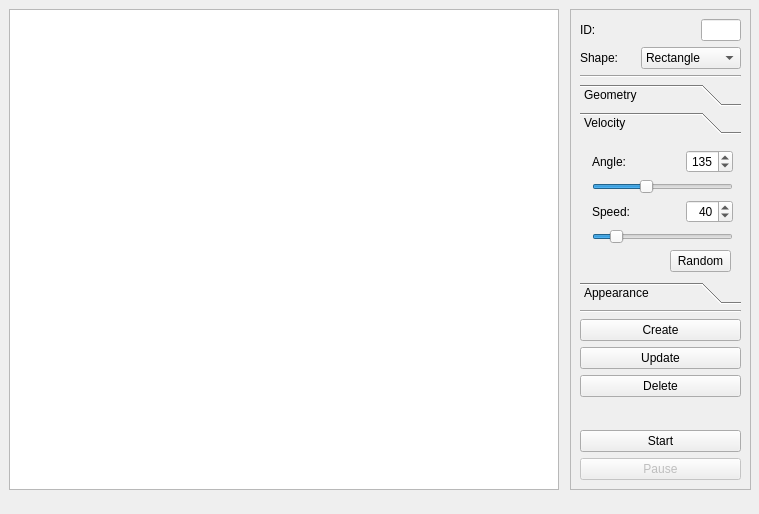
<?xml version="1.0" encoding="UTF-8"?>
<ui version="4.0">
 <class>MainWindow</class>
 <widget class="QMainWindow" name="MainWindow">
  <property name="enabled">
   <bool>true</bool>
  </property>
  <property name="geometry">
   <rect>
    <x>0</x>
    <y>0</y>
    <width>759</width>
    <height>514</height>
   </rect>
  </property>
  <property name="windowTitle">
   <string>MainWindow</string>
  </property>
  <widget class="QWidget" name="centralwidget">
   <widget class="CustomQGraphicsView" name="graphicsView">
    <property name="geometry">
     <rect>
      <x>9</x>
      <y>9</y>
      <width>550</width>
      <height>481</height>
     </rect>
    </property>
    <property name="frameShape">
     <enum>QFrame::StyledPanel</enum>
    </property>
    <property name="frameShadow">
     <enum>QFrame::Sunken</enum>
    </property>
    <property name="lineWidth">
     <number>1</number>
    </property>
    <property name="midLineWidth">
     <number>0</number>
    </property>
    <property name="verticalScrollBarPolicy">
     <enum>Qt::ScrollBarAlwaysOff</enum>
    </property>
    <property name="horizontalScrollBarPolicy">
     <enum>Qt::ScrollBarAlwaysOff</enum>
    </property>
    <property name="interactive">
     <bool>true</bool>
    </property>
   </widget>
   <widget class="QFrame" name="frame">
    <property name="geometry">
     <rect>
      <x>570</x>
      <y>9</y>
      <width>181</width>
      <height>481</height>
     </rect>
    </property>
    <property name="frameShape">
     <enum>QFrame::StyledPanel</enum>
    </property>
    <property name="frameShadow">
     <enum>QFrame::Raised</enum>
    </property>
    <layout class="QGridLayout" name="gridLayout_2">
     <item row="0" column="1">
      <layout class="QVBoxLayout" name="verticalLayout_3">
       <item>
        <layout class="QGridLayout" name="gridLayout_3">
         <item row="0" column="0">
          <widget class="QLabel" name="label_3">
           <property name="sizePolicy">
            <sizepolicy hsizetype="Expanding" vsizetype="Preferred">
             <horstretch>0</horstretch>
             <verstretch>0</verstretch>
            </sizepolicy>
           </property>
           <property name="text">
            <string>ID:</string>
           </property>
          </widget>
         </item>
         <item row="0" column="1">
          <spacer name="horizontalSpacer">
           <property name="orientation">
            <enum>Qt::Horizontal</enum>
           </property>
           <property name="sizeHint" stdset="0">
            <size>
             <width>13</width>
             <height>17</height>
            </size>
           </property>
          </spacer>
         </item>
         <item row="1" column="0">
          <widget class="QLabel" name="label_4">
           <property name="text">
            <string>Shape:</string>
           </property>
          </widget>
         </item>
         <item row="1" column="1" colspan="2">
          <widget class="QComboBox" name="shapeBox">
           <item>
            <property name="text">
             <string>Rectangle</string>
            </property>
           </item>
           <item>
            <property name="text">
             <string>Ellipse</string>
            </property>
           </item>
          </widget>
         </item>
         <item row="0" column="2">
          <widget class="QLineEdit" name="idBox">
           <property name="sizePolicy">
            <sizepolicy hsizetype="Fixed" vsizetype="Fixed">
             <horstretch>0</horstretch>
             <verstretch>0</verstretch>
            </sizepolicy>
           </property>
           <property name="maximumSize">
            <size>
             <width>40</width>
             <height>16777215</height>
            </size>
           </property>
           <property name="alignment">
            <set>Qt::AlignCenter</set>
           </property>
          </widget>
         </item>
        </layout>
       </item>
       <item>
        <widget class="Line" name="line">
         <property name="orientation">
          <enum>Qt::Horizontal</enum>
         </property>
        </widget>
       </item>
       <item>
        <widget class="QToolBox" name="toolBox">
         <property name="minimumSize">
          <size>
           <width>0</width>
           <height>220</height>
          </size>
         </property>
         <property name="currentIndex">
          <number>1</number>
         </property>
         <widget class="QWidget" name="geometry">
          <property name="geometry">
           <rect>
            <x>0</x>
            <y>0</y>
            <width>159</width>
            <height>136</height>
           </rect>
          </property>
          <attribute name="label">
           <string>Geometry</string>
          </attribute>
          <layout class="QFormLayout" name="formLayout">
           <item row="0" column="0">
            <widget class="QLabel" name="label">
             <property name="text">
              <string>Size:</string>
             </property>
            </widget>
           </item>
           <item row="0" column="1">
            <widget class="QSpinBox" name="sizeBox">
             <property name="alignment">
              <set>Qt::AlignRight|Qt::AlignTrailing|Qt::AlignVCenter</set>
             </property>
             <property name="minimum">
              <number>1</number>
             </property>
             <property name="maximum">
              <number>99</number>
             </property>
             <property name="value">
              <number>20</number>
             </property>
            </widget>
           </item>
           <item row="1" column="0">
            <widget class="QLabel" name="label_2">
             <property name="text">
              <string>Aspect ratio:</string>
             </property>
            </widget>
           </item>
           <item row="1" column="1">
            <widget class="QSpinBox" name="aspectRatioBox">
             <property name="alignment">
              <set>Qt::AlignRight|Qt::AlignTrailing|Qt::AlignVCenter</set>
             </property>
             <property name="minimum">
              <number>1</number>
             </property>
             <property name="maximum">
              <number>10</number>
             </property>
             <property name="value">
              <number>1</number>
             </property>
            </widget>
           </item>
           <item row="2" column="0">
            <widget class="QCheckBox" name="horizontalBox">
             <property name="text">
              <string>Horizontal</string>
             </property>
             <property name="tristate">
              <bool>false</bool>
             </property>
            </widget>
           </item>
          </layout>
         </widget>
         <widget class="QWidget" name="velocity">
          <property name="geometry">
           <rect>
            <x>0</x>
            <y>0</y>
            <width>159</width>
            <height>136</height>
           </rect>
          </property>
          <attribute name="label">
           <string>Velocity</string>
          </attribute>
          <widget class="QWidget" name="layoutWidget_2">
           <property name="geometry">
            <rect>
             <x>12</x>
             <y>10</y>
             <width>141</width>
             <height>96</height>
            </rect>
           </property>
           <layout class="QGridLayout" name="gridLayout">
            <item row="0" column="0">
             <widget class="QLabel" name="angleLabel">
              <property name="sizePolicy">
               <sizepolicy hsizetype="Fixed" vsizetype="Preferred">
                <horstretch>0</horstretch>
                <verstretch>0</verstretch>
               </sizepolicy>
              </property>
              <property name="text">
               <string>Angle:</string>
              </property>
             </widget>
            </item>
            <item row="0" column="1">
             <widget class="QSpinBox" name="angleSpinBox">
              <property name="sizePolicy">
               <sizepolicy hsizetype="Fixed" vsizetype="Fixed">
                <horstretch>0</horstretch>
                <verstretch>0</verstretch>
               </sizepolicy>
              </property>
              <property name="alignment">
               <set>Qt::AlignRight|Qt::AlignTrailing|Qt::AlignVCenter</set>
              </property>
              <property name="maximum">
               <number>360</number>
              </property>
              <property name="value">
               <number>135</number>
              </property>
             </widget>
            </item>
            <item row="1" column="0" colspan="2">
             <widget class="QSlider" name="angleSlider">
              <property name="maximum">
               <number>360</number>
              </property>
              <property name="value">
               <number>135</number>
              </property>
              <property name="orientation">
               <enum>Qt::Horizontal</enum>
              </property>
             </widget>
            </item>
            <item row="2" column="0">
             <widget class="QLabel" name="speedLabel">
              <property name="sizePolicy">
               <sizepolicy hsizetype="Expanding" vsizetype="Preferred">
                <horstretch>0</horstretch>
                <verstretch>0</verstretch>
               </sizepolicy>
              </property>
              <property name="text">
               <string>Speed:</string>
              </property>
             </widget>
            </item>
            <item row="2" column="1">
             <widget class="QSpinBox" name="speedSpinBox">
              <property name="sizePolicy">
               <sizepolicy hsizetype="Fixed" vsizetype="Fixed">
                <horstretch>0</horstretch>
                <verstretch>0</verstretch>
               </sizepolicy>
              </property>
              <property name="alignment">
               <set>Qt::AlignRight|Qt::AlignTrailing|Qt::AlignVCenter</set>
              </property>
              <property name="maximum">
               <number>300</number>
              </property>
              <property name="value">
               <number>40</number>
              </property>
             </widget>
            </item>
            <item row="3" column="0" colspan="2">
             <widget class="QSlider" name="speedSlider">
              <property name="maximum">
               <number>300</number>
              </property>
              <property name="value">
               <number>40</number>
              </property>
              <property name="orientation">
               <enum>Qt::Horizontal</enum>
              </property>
             </widget>
            </item>
           </layout>
          </widget>
          <widget class="QPushButton" name="randomButton">
           <property name="geometry">
            <rect>
             <x>90</x>
             <y>110</y>
             <width>61</width>
             <height>22</height>
            </rect>
           </property>
           <property name="text">
            <string>Random</string>
           </property>
          </widget>
         </widget>
         <widget class="QWidget" name="appearance">
          <property name="geometry">
           <rect>
            <x>0</x>
            <y>0</y>
            <width>159</width>
            <height>136</height>
           </rect>
          </property>
          <attribute name="label">
           <string>Appearance</string>
          </attribute>
          <widget class="QWidget" name="">
           <property name="geometry">
            <rect>
             <x>10</x>
             <y>10</y>
             <width>131</width>
             <height>50</height>
            </rect>
           </property>
           <layout class="QGridLayout" name="gridLayout_4">
            <item row="0" column="0">
             <widget class="QLabel" name="label_5">
              <property name="text">
               <string>Fill:</string>
              </property>
             </widget>
            </item>
            <item row="0" column="1">
             <widget class="QPushButton" name="fillColorButton">
              <property name="minimumSize">
               <size>
                <width>41</width>
                <height>21</height>
               </size>
              </property>
              <property name="maximumSize">
               <size>
                <width>41</width>
                <height>21</height>
               </size>
              </property>
              <property name="styleSheet">
               <string notr="true"/>
              </property>
              <property name="text">
               <string/>
              </property>
             </widget>
            </item>
            <item row="1" column="0">
             <widget class="QLabel" name="label_6">
              <property name="text">
               <string>Border:</string>
              </property>
             </widget>
            </item>
            <item row="1" column="1">
             <widget class="QPushButton" name="borderColorButton">
              <property name="minimumSize">
               <size>
                <width>41</width>
                <height>21</height>
               </size>
              </property>
              <property name="maximumSize">
               <size>
                <width>41</width>
                <height>21</height>
               </size>
              </property>
              <property name="styleSheet">
               <string notr="true"/>
              </property>
              <property name="text">
               <string/>
              </property>
             </widget>
            </item>
           </layout>
          </widget>
         </widget>
        </widget>
       </item>
       <item>
        <widget class="Line" name="line_2">
         <property name="orientation">
          <enum>Qt::Horizontal</enum>
         </property>
        </widget>
       </item>
       <item>
        <layout class="QVBoxLayout" name="verticalLayout">
         <item>
          <widget class="QPushButton" name="createButton">
           <property name="text">
            <string>Create</string>
           </property>
          </widget>
         </item>
         <item>
          <widget class="QPushButton" name="updateButton">
           <property name="text">
            <string>Update</string>
           </property>
          </widget>
         </item>
         <item>
          <widget class="QPushButton" name="deleteButton">
           <property name="text">
            <string>Delete</string>
           </property>
          </widget>
         </item>
        </layout>
       </item>
       <item>
        <spacer name="verticalSpacer">
         <property name="orientation">
          <enum>Qt::Vertical</enum>
         </property>
         <property name="sizeHint" stdset="0">
          <size>
           <width>17</width>
           <height>37</height>
          </size>
         </property>
        </spacer>
       </item>
       <item>
        <layout class="QVBoxLayout" name="verticalLayout_2">
         <item>
          <widget class="QPushButton" name="startButton">
           <property name="enabled">
            <bool>true</bool>
           </property>
           <property name="sizePolicy">
            <sizepolicy hsizetype="Expanding" vsizetype="Fixed">
             <horstretch>0</horstretch>
             <verstretch>0</verstretch>
            </sizepolicy>
           </property>
           <property name="text">
            <string>Start</string>
           </property>
          </widget>
         </item>
         <item>
          <widget class="QPushButton" name="pauseButton">
           <property name="enabled">
            <bool>false</bool>
           </property>
           <property name="sizePolicy">
            <sizepolicy hsizetype="Expanding" vsizetype="Fixed">
             <horstretch>0</horstretch>
             <verstretch>0</verstretch>
            </sizepolicy>
           </property>
           <property name="text">
            <string>Pause</string>
           </property>
          </widget>
         </item>
        </layout>
       </item>
      </layout>
     </item>
    </layout>
   </widget>
  </widget>
  <widget class="QMenuBar" name="menubar">
   <property name="geometry">
    <rect>
     <x>0</x>
     <y>0</y>
     <width>759</width>
     <height>19</height>
    </rect>
   </property>
  </widget>
 </widget>
 <customwidgets>
  <customwidget>
   <class>CustomQGraphicsView</class>
   <extends>QGraphicsView</extends>
   <header>customqgraphicsview.h</header>
  </customwidget>
 </customwidgets>
 <resources/>
 <connections>
  <connection>
   <sender>angleSlider</sender>
   <signal>valueChanged(int)</signal>
   <receiver>angleSpinBox</receiver>
   <slot>setValue(int)</slot>
   <hints>
    <hint type="sourcelabel">
     <x>678</x>
     <y>210</y>
    </hint>
    <hint type="destinationlabel">
     <x>692</x>
     <y>188</y>
    </hint>
   </hints>
  </connection>
  <connection>
   <sender>angleSpinBox</sender>
   <signal>valueChanged(int)</signal>
   <receiver>angleSlider</receiver>
   <slot>setValue(int)</slot>
   <hints>
    <hint type="sourcelabel">
     <x>710</x>
     <y>183</y>
    </hint>
    <hint type="destinationlabel">
     <x>711</x>
     <y>211</y>
    </hint>
   </hints>
  </connection>
  <connection>
   <sender>speedSlider</sender>
   <signal>valueChanged(int)</signal>
   <receiver>speedSpinBox</receiver>
   <slot>setValue(int)</slot>
   <hints>
    <hint type="sourcelabel">
     <x>654</x>
     <y>260</y>
    </hint>
    <hint type="destinationlabel">
     <x>686</x>
     <y>238</y>
    </hint>
   </hints>
  </connection>
  <connection>
   <sender>speedSpinBox</sender>
   <signal>valueChanged(int)</signal>
   <receiver>speedSlider</receiver>
   <slot>setValue(int)</slot>
   <hints>
    <hint type="sourcelabel">
     <x>725</x>
     <y>227</y>
    </hint>
    <hint type="destinationlabel">
     <x>729</x>
     <y>258</y>
    </hint>
   </hints>
  </connection>
 </connections>
</ui>
